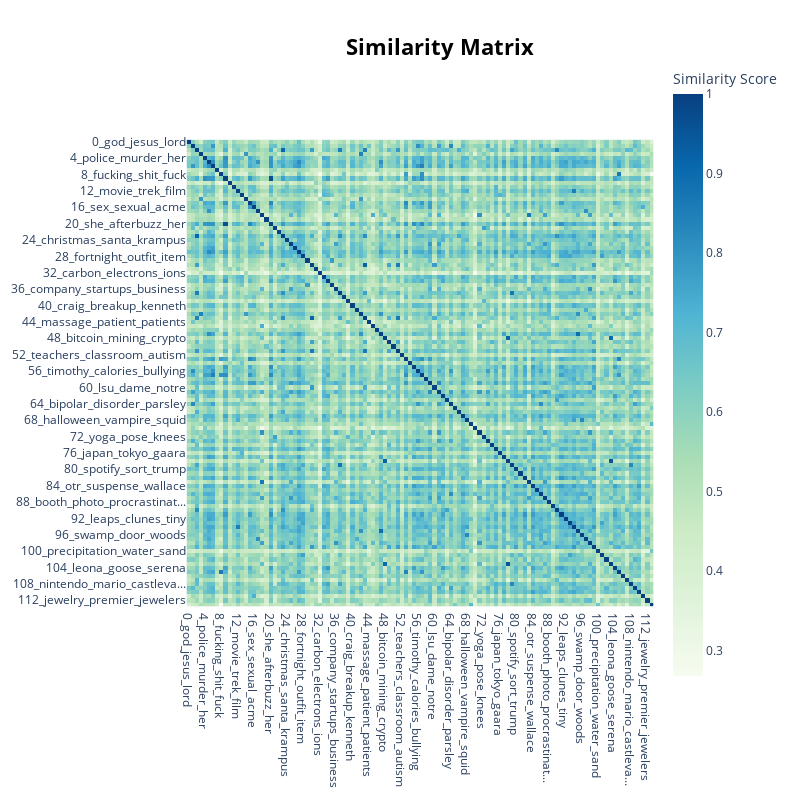

Notebook source saved alongside this figure:
### Code cell
topic_model.visualize_heatmap()

### Figure 1 — Plotly figure (JSON) as saved in the notebook; plotly's stock layout.template omitted (floating-point values rounded to 4 significant figures; data arrays with more than 128 entries replaced by an {"elided": "..."} marker saying what was removed)
{"data": [{"coloraxis": "coloraxis", "hovertemplate": "x: %{x}<br>y: %{y}<br>Similarity Score: %{z}<extra></extra>", "name": "0", "type": "heatmap", "x": ["0_god_jesus_lord", "1_anxiety_mental_self", "2_players_league_season", "3_weight_diet_training", "4_police_murder_her", "5_anchor_podcast_album", "6_podcast_life_am", "7_chompers_brushing_brush", "8_fucking_shit_fuck", "9_afterbuzz_tv_she", "10_moon_astrology_mercury", "11_baby_pregnant_mom", "12_movie_trek_film", "13_filipinos_filipino_hindi", "14_insulin_fasting_keto", "15_date_women_dating", "16_sex_sexual_acme", "17_album_song_music", "18_fund_finance_stock", "19_marathon_race_running", "20_she_afterbuzz_her", "21_breath_meditation_exhale", "22_ios_swift_spotify", "23_wrestling_match_game", "24_christmas_santa_krampus", "25_sales_facebook_marketing", "26_instagram_social_facebook", "27_shit_credit_anchor", "28_fortnight_outfit_item", "29_english_verb_verbs", "30_defense_game_patriots", "31_ufo_clifford_george", "32_carbon_electrons_ions", "33_napoleon_snowden_war", "34_zelda_link_navi", "35_language_english_languages", "36_company_startups_business", "37_stadia_game_games", "38_wine_nutcracker_ballet", "39_fractures_fracture_patie...", "40_craig_breakup_kenneth", "41_painting_art_design", "42_optimal_health_daily", "43_game_yards_targets", "44_massage_patient_patients", "45_property_mortgage_invest...", "46_cleaning_clean_kitchen", "47_optimal_daily_podcasts", "48_bitcoin_mining_crypto", "49_packers_bay_draft", "50_car_cars_drive", "51_fantasy_tom_receiver", "52_teachers_classroom_autism", "53_ain_women_fucking", "54_stoic_meditations_pigliu...", "55_bachelor_hannah_colton", "56_timothy_calories_bullying", "57_plague_she_oh", "58_fire_firefighter_infantry", "59_business_guava_european", "60_lsu_dame_notre", "61_vegan_mindset_prosperity", "62_ginger_deck_tarot", "63_madrid_benzema_barcelona", "64_bipolar_disorder_parsley", "65_fishing_fish_kayak", "66_fanduel_lineups_draftkings", "67_julia_sleep_rogers", "68_halloween_vampire_squid", "69_cannabis_cbd_plants", "70_narcissistic_narcissist_...", "71_ifm_money_premature", "72_yoga_pose_knees", "73_consciousness_angels_hei...", "74_leafs_bruins_babcock", "75_black_native_white", "76_japan_tokyo_gaara", "77_asian_abg_premium", "78_bitcoin_meister_bitcoinm...", "79_nintendo_switch_stomp", "80_spotify_sort_trump", "81_tarot_witchcraft_cards", "82_attraction_law_michelle", "83_trade_trading_options", "84_otr_suspense_wallace", "85_scp_foundation_calvin", "86_spd_simon_anchor", "87_asx_briefing_australian", "88_booth_photo_procrastinat...", "89_sox_yankees_astros", "90_chelsea_lampard_league", "91_victoria_ella_char", "92_leaps_clunes_tiny", "93_cephalon_warframe_squared", "94_dahmer_geek_movie", "95_optimal_relationships_da...", "96_swamp_door_woods", "97_music_artist_bylaws", "98_verizon_investors_pitch", "99_drake_iowa_ons", "100_precipitation_water_sand", "101_bounties_weapons_bungee", "102_dissipation_goodbye_mis...", "103_bitcoin_blockchain_meis...", "104_leona_goose_serena", "105_flyers_dude_shit", "106_data_hr_bayesian", "107_kobe_bryant_basketball", "108_nintendo_mario_castleva...", "109_frequency_guru_baba", "110_asmr_breed_finian", "111_trans_bisexual_queer", "112_jewelry_premier_jewelers", "113_aquarium_botanical_fishes"], "xaxis": "x", "y": ["0_god_jesus_lord", "1_anxiety_mental_self", "2_players_league_season", "3_weight_diet_training", "4_police_murder_her", "5_anchor_podcast_album", "6_podcast_life_am", "7_chompers_brushing_brush", "8_fucking_shit_fuck", "9_afterbuzz_tv_she", "10_moon_astrology_mercury", "11_baby_pregnant_mom", "12_movie_trek_film", "13_filipinos_filipino_hindi", "14_insulin_fasting_keto", "15_date_women_dating", "16_sex_sexual_acme", "17_album_song_music", "18_fund_finance_stock", "19_marathon_race_running", "20_she_afterbuzz_her", "21_breath_meditation_exhale", "22_ios_swift_spotify", "23_wrestling_match_game", "24_christmas_santa_krampus", "25_sales_facebook_marketing", "26_instagram_social_facebook", "27_shit_credit_anchor", "28_fortnight_outfit_item", "29_english_verb_verbs", "30_defense_game_patriots", "31_ufo_clifford_george", "32_carbon_electrons_ions", "33_napoleon_snowden_war", "34_zelda_link_navi", "35_language_english_languages", "36_company_startups_business", "37_stadia_game_games", "38_wine_nutcracker_ballet", "39_fractures_fracture_patie...", "40_craig_breakup_kenneth", "41_painting_art_design", "42_optimal_health_daily", "43_game_yards_targets", "44_massage_patient_patients", "45_property_mortgage_invest...", "46_cleaning_clean_kitchen", "47_optimal_daily_podcasts", "48_bitcoin_mining_crypto", "49_packers_bay_draft", "50_car_cars_drive", "51_fantasy_tom_receiver", "52_teachers_classroom_autism", "53_ain_women_fucking", "54_stoic_meditations_pigliu...", "55_bachelor_hannah_colton", "56_timothy_calories_bullying", "57_plague_she_oh", "58_fire_firefighter_infantry", "59_business_guava_european", "60_lsu_dame_notre", "61_vegan_mindset_prosperity", "62_ginger_deck_tarot", "63_madrid_benzema_barcelona", "64_bipolar_disorder_parsley", "65_fishing_fish_kayak", "66_fanduel_lineups_draftkings", "67_julia_sleep_rogers", "68_halloween_vampire_squid", "69_cannabis_cbd_plants", "70_narcissistic_narcissist_...", "71_ifm_money_premature", "72_yoga_pose_knees", "73_consciousness_angels_hei...", "74_leafs_bruins_babcock", "75_black_native_white", "76_japan_tokyo_gaara", "77_asian_abg_premium", "78_bitcoin_meister_bitcoinm...", "79_nintendo_switch_stomp", "80_spotify_sort_trump", "81_tarot_witchcraft_cards", "82_attraction_law_michelle", "83_trade_trading_options", "84_otr_suspense_wallace", "85_scp_foundation_calvin", "86_spd_simon_anchor", "87_asx_briefing_australian", "88_booth_photo_procrastinat...", "89_sox_yankees_astros", "90_chelsea_lampard_league", "91_victoria_ella_char", "92_leaps_clunes_tiny", "93_cephalon_warframe_squared", "94_dahmer_geek_movie", "95_optimal_relationships_da...", "96_swamp_door_woods", "97_music_artist_bylaws", "98_verizon_investors_pitch", "99_drake_iowa_ons", "100_precipitation_water_sand", "101_bounties_weapons_bungee", "102_dissipation_goodbye_mis...", "103_bitcoin_blockchain_meis...", "104_leona_goose_serena", "105_flyers_dude_shit", "106_data_hr_bayesian", "107_kobe_bryant_basketball", "108_nintendo_mario_castleva...", "109_frequency_guru_baba", "110_asmr_breed_finian", "111_trans_bisexual_queer", "112_jewelry_premier_jewelers", "113_aquarium_botanical_fishes"], "yaxis": "y", "z": {"elided": "114x114 float values"}}], "layout": {"coloraxis": {"colorbar": {"title": {"text": "Similarity Score"}}, "colorscale": [[0, "rgb(247,252,240)"], [0.125, "rgb(224,243,219)"], [0.25, "rgb(204,235,197)"], [0.375, "rgb(168,221,181)"], [0.5, "rgb(123,204,196)"], [0.625, "rgb(78,179,211)"], [0.75, "rgb(43,140,190)"], [0.875, "rgb(8,104,172)"], [1, "rgb(8,64,129)"]]}, "height": 800, "hoverlabel": {"bgcolor": "white", "font": {"family": "Rockwell", "size": 16}}, "legend": {"title": {"text": "Trend"}}, "margin": {"t": 60}, "showlegend": true, "title": {"font": {"color": "Black", "size": 22}, "text": "<b>Similarity Matrix</b>", "x": 0.55, "xanchor": "center", "y": 0.95, "yanchor": "top"}, "width": 800, "xaxis": {"anchor": "y", "constrain": "domain", "domain": [0, 1], "scaleanchor": "y"}, "yaxis": {"anchor": "x", "autorange": "reversed", "constrain": "domain", "domain": [0, 1]}}}
